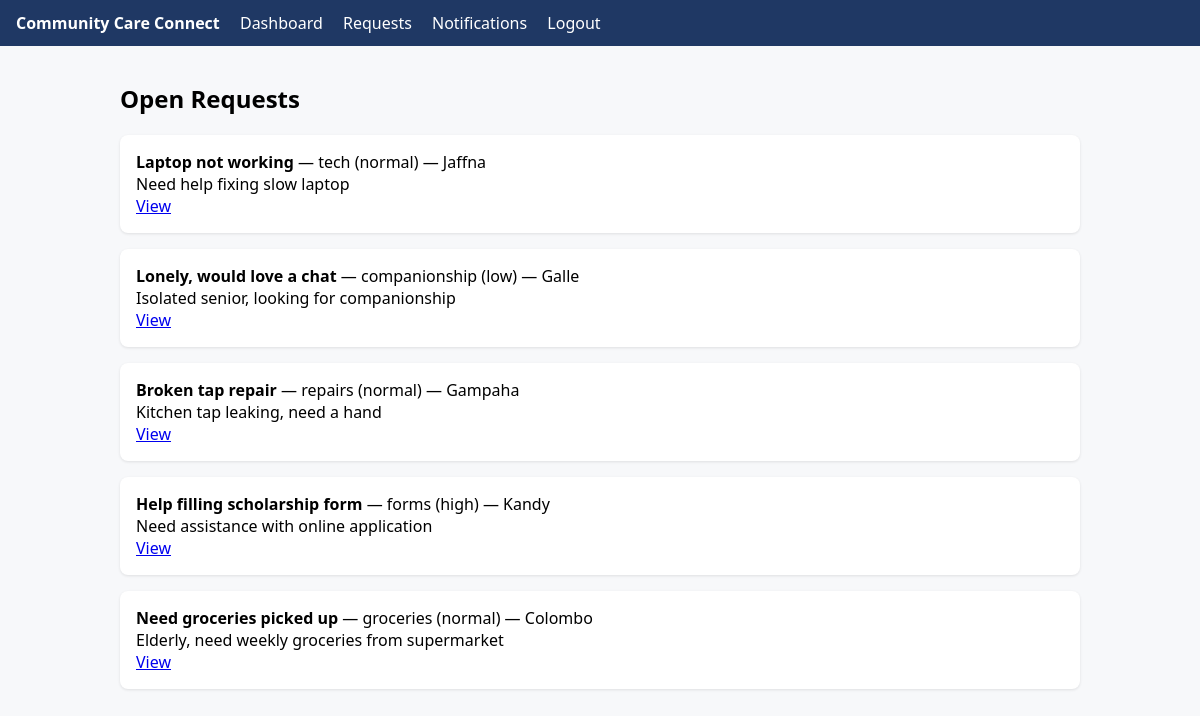
Page /requests (signed in) on the committed database.
### app/domain/models.py (models this page shows)
class HelpRequest(db.Model):
    __tablename__ = "help_requests"
    id = db.Column(db.Integer, primary_key=True)
    seeker_id = db.Column(db.Integer, db.ForeignKey("users.id"), nullable=False)
    title = db.Column(db.String(120), nullable=False)
    description = db.Column(db.Text, default="")
    category = db.Column(db.String(50), default="general")
    urgency = db.Column(db.String(20), default="normal")
    location = db.Column(db.String(120), default="")
    status = db.Column(db.String(20), default="open")  # open/assigned/in_progress/completed
    assigned_volunteer_id = db.Column(db.Integer, db.ForeignKey("users.id"), nullable=True)
    created_at = db.Column(db.DateTime, default=datetime.utcnow)
    seeker = db.relationship("User", foreign_keys=[seeker_id], backref="requests_made")
    volunteer = db.relationship("User", foreign_keys=[assigned_volunteer_id])

### app/presentation/request_routes.py (the view)
@request_bp.route("/requests")
@login_required
def list_requests():
    reqs = RequestRepo.all_open()
    return render_template("requests_list.html", reqs=reqs)

### app/data/repositories.py (called while the page is built)
    @staticmethod
    def get_by_id(uid):
        return User.query.get(uid)

    @staticmethod
    def all_open():
        return HelpRequest.query.filter_by(status="open").order_by(HelpRequest.created_at.desc()).all()

### app/domain/models.py (called while the page is built)
    @property
    def is_admin(self):
        return self.role == "admin"

### app/presentation/templates/requests_list.html
{% extends "base.html" %}
{% block content %}
<h2>Open Requests</h2>
{% for r in reqs %}
  <div class="card">
    <strong>{{ r.title }}</strong> — {{ r.category }} ({{ r.urgency }}) — {{ r.location }}<br>
    {{ r.description }}<br>
    <a href="{{ url_for('requests.detail', rid=r.id) }}">View</a>
  </div>
{% else %}<p>No open requests.</p>{% endfor %}
{% endblock %}

### app/presentation/templates/base.html (shortened to what this page needs)
<!DOCTYPE html>
<html lang="en">
<head>
<link rel="stylesheet" href="https://cdn.jsdelivr.net/npm/basecoat-css@latest/dist/basecoat.min.css">
</head>
<body>
<nav>
  <a href="{{ url_for('requests.dashboard') }}"><strong>Community Care Connect</strong></a>
  {% if current_user.is_authenticated %}
    <a href="{{ url_for('requests.dashboard') }}">Dashboard</a>
    <a href="{{ url_for('requests.list_requests') }}">Requests</a>
    <a href="{{ url_for('requests.notifications') }}">Notifications</a>
    <a href="{{ url_for('auth.logout') }}">Logout</a>
  {% else %}
    <a href="{{ url_for('auth.login') }}">Login</a>
    <a href="{{ url_for('auth.register') }}">Register</a>
  {% endif %}
</nav>
<div class="container">
  {% block content %}{% endblock %}
</div>
</body>
</html>

### app/presentation/templates/base.html (style rules this page uses)
body { font-family: system-ui, sans-serif; margin: 0; background:#f7f8fa; }
.container { max-width: 960px; margin: 0 auto; padding: 1rem; }
nav { background:#1f3864; color:#fff; padding:.75rem 1rem; }
nav a { color:#fff; margin-right:1rem; text-decoration:none; }
.card { background:#fff; border-radius:8px; padding:1rem; margin:1rem 0; box-shadow:0 1px 3px rgba(0,0,0,.1); }

### rows in the picture
HelpRequest: title "Laptop not working", category "tech", urgency "normal", location "Jaffna", description "Need help fixing slow laptop"
HelpRequest: title "Lonely, would love a chat", category "companionship", urgency "low", location "Galle", description "Isolated senior, looking for companionship"
HelpRequest: title "Broken tap repair", category "repairs", urgency "normal", location "Gampaha", description "Kitchen tap leaking, need a hand"
HelpRequest: title "Help filling scholarship form", category "forms", urgency "high", location "Kandy", description "Need assistance with online application"
HelpRequest: title "Need groceries picked up", category "groceries", urgency "normal", location "Colombo", description "Elderly, need weekly groceries from supermarket"
